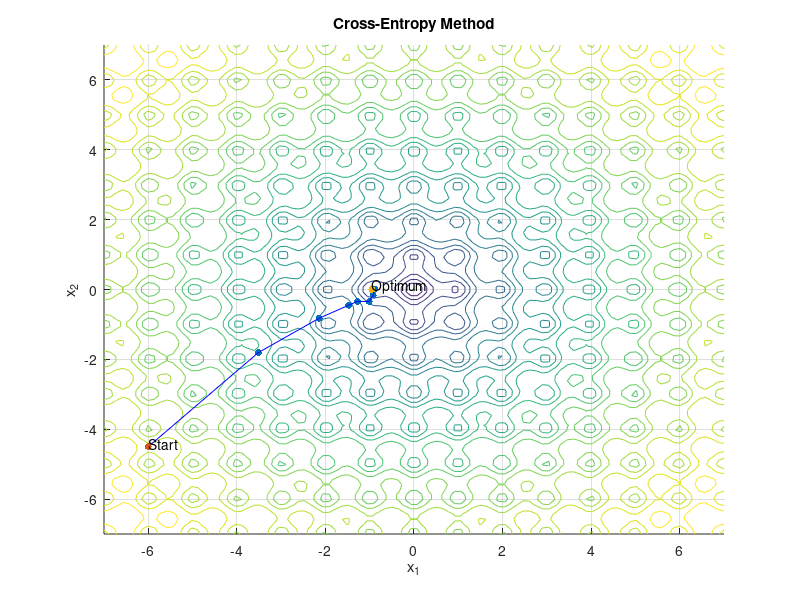

This figure's MATLAB source:
clc; clear; close all;

% Objective function - Ackley's function
ackley = @(x) -20*exp(-0.2*sqrt(0.5*(x(1).^2 + x(2).^2))) - exp(0.5*(cos(2*pi*x(1)) + cos(2*pi*x(2)))) + 20 + exp(1);

% Params
x0 = [-6; -4.5];       % Starting point
P = eye(2) * 10;       % Initial covariance, proposal distribution
m = 40;                % Population size
m_elite = 10;          % Elite samples
max_iter = 100;        % Max iterations
max_func_calls = 1000; % Max function calls

% Init
samples = mvnrnd(x0', P, m);
func_vals = arrayfun(@(i) ackley(samples(i, :)'), 1:m);
func_calls = m;
trajectory = x0'; % Store trajectory
iter_count = 0;

%% Cross-Entropy Method
while iter_count < max_iter && func_calls < max_func_calls
    iter_count = iter_count + 1;

    % Sort samples by function value
    [~, order] = sort(func_vals);
    elite_samples = samples(order(1:m_elite), :);

    % Update mean and covariance using elite samples
    mu = mean(elite_samples);
    P = cov(elite_samples);

    % Generate new populationbest_solution
    samples = mvnrnd(mu, P, m);
    func_vals = arrayfun(@(i) ackley(samples(i, :)'), 1:m);
    
    % Update function calls count
    func_calls = func_calls + m;

    % Store best solution of this iteration
    trajectory = [trajectory; mu]; 
end

%% Plotting
[X, Y] = meshgrid(linspace(-7, 7, 100), linspace(-7, 7, 100));
Z = arrayfun(@(x, y) ackley([x; y]), X, Y);
figure; hold on; grid on;
contour(X, Y, Z, 20);
xlabel('x_1'); ylabel('x_2'); title('Cross-Entropy Method');

% Trajectory points
scatter(trajectory(:,1), trajectory(:,2), 25, 'ro', 'filled');
% Trajectory line
plot(trajectory(:,1), trajectory(:,2),'b-');
% Starting point
scatter(trajectory(1,1), trajectory(1,2), 25, 'ko', 'filled');
text(trajectory(1,1), trajectory(1,2) + 0.1, 'Start');
% Optimum point
scatter(trajectory(end,1), trajectory(end,2), 25, 'ko', 'filled');
text(trajectory(end,1), trajectory(end,2) + 0.1, 'Optimum');

%% Printing
fprintf('Optimization completed in %d iterations and %d function calls.\n', iter_count, func_calls);
fprintf('Optimum: x = [%f, %f], f(x) = %f\n', trajectory(end,1), trajectory(end,2), ackley(trajectory(end, :)));
